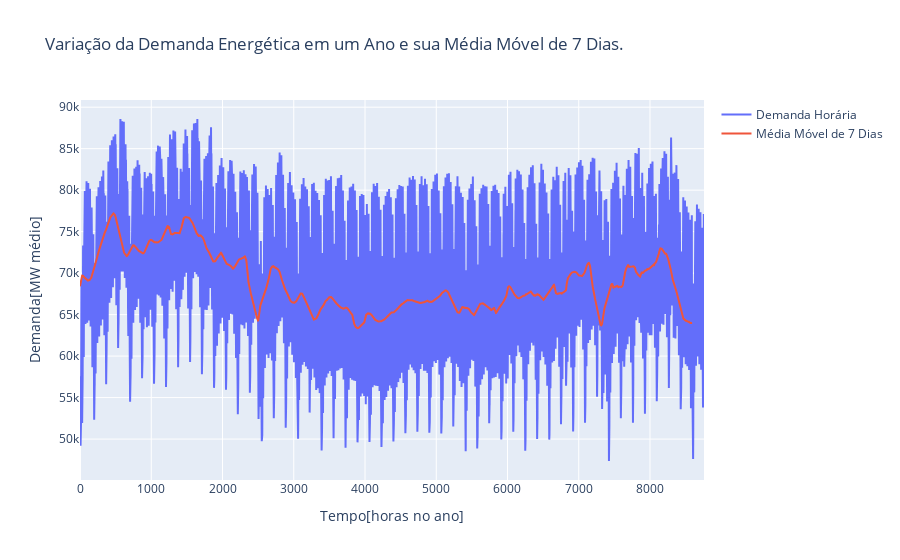

The notebook cell saved with this chart:
### Code cell
# Article SNPTEE: Year demand moving average in 7 days
moving_seven_days = []
number_days = 7*24 #seven days, 24 hours each
i = 0
while i < len(Energia_horaria) - number_days + 1:

    # Store elements from i to i+window_size
    # in list to get the current window
    window = Energia_horaria[i : i + number_days]

    # Calculate the average of current window
    window_average = sum(window) / number_days

    # Store the average of current
    # window in moving average list
    moving_seven_days.append(window_average)

    # Shift window to right by one position
    i += 1

grafico_interativo_multiplas_linhas(list(range(365*24-1)),
                                    [Energia_horaria[0:365*24],
                                     moving_seven_days[0: 365 * 24-number_days]],
                                    "Tempo[horas no ano]",
                                    "Demanda[MW médio]",
                                    "Variação da Demanda Energética em um Ano e sua Média Móvel de 7 Dias.",
                                    ["Demanda Horária", "Média Móvel de 7 Dias"])


# plt.figure(figsize=(9, 9))

# plt.plot(range(365*24-1),Energia_horaria[0:365*24], label = "Demanda Horária")
# plt.plot(range(365*24-number_days), moving_seven_days[0: 365*24-number_days], label = "Média Móvel de 7 Dias")
# plt.xlabel("Tempo[horas no ano]")
# plt.ylabel("Demanda[MW médio]")
# plt.title("Variação da Demanda Energética em um Ano e sua Média Móvel de 7 Dias.")
# plt.legend()
# plt.show()

### Figure 1 — Plotly figure (JSON) as saved in the notebook; plotly's stock layout.template omitted (floating-point values rounded to 4 significant figures; data arrays with more than 128 entries replaced by an {"elided": "..."} marker saying what was removed)
{"data": [{"mode": "lines", "name": "Demanda Horária", "type": "scatter", "x": {"elided": "8759 int values"}, "y": {"elided": "8759 float values"}}, {"mode": "lines", "name": "Média Móvel de 7 Dias", "type": "scatter", "x": {"elided": "8759 int values"}, "y": {"elided": "8592 float values"}}], "layout": {"legend": {"title": {"text": ""}}, "title": {"text": "Variação da Demanda Energética em um Ano e sua Média Móvel de 7 Dias."}, "xaxis": {"title": {"text": "Tempo[horas no ano]"}}, "yaxis": {"title": {"text": "Demanda[MW médio]"}}}}
